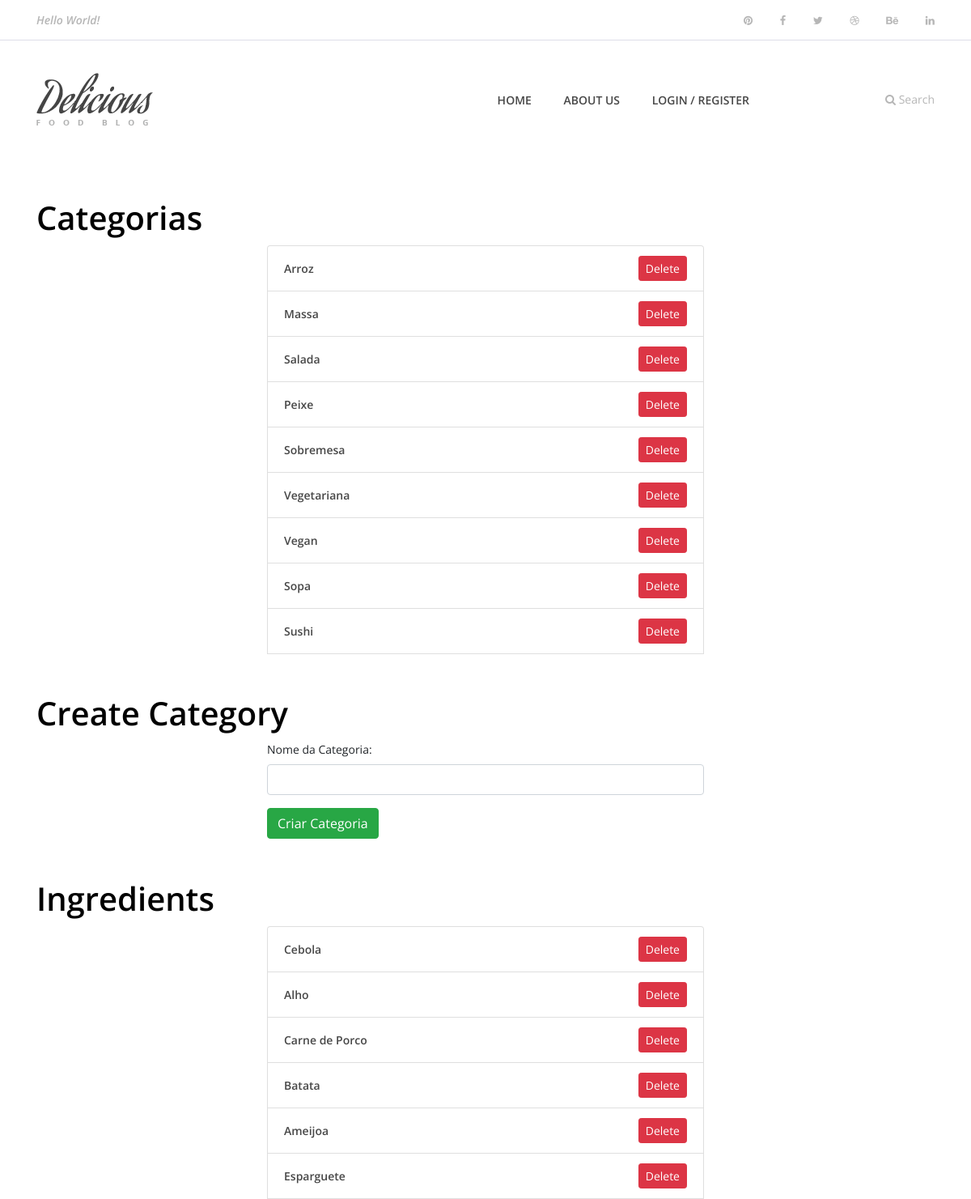
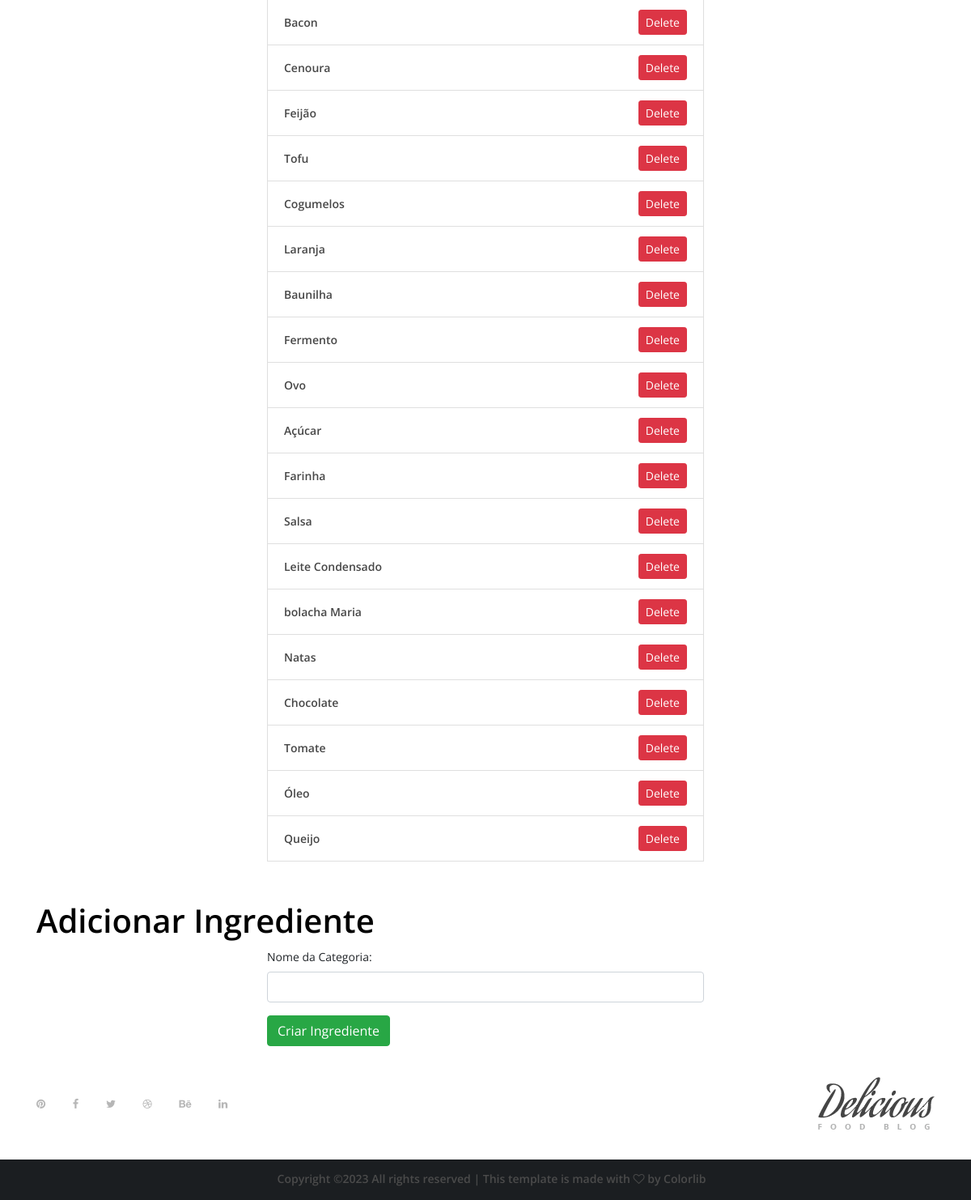
The page /adminPage/ on the database its author committed (2 pictures, top to bottom).
### app/models.py (models this page shows, shortened)
class Categoria(models.Model):
    name = models.CharField(max_length=200)

class Ingrediente(models.Model):
    nome = models.CharField(max_length=255)
    categoria = models.ForeignKey(CategoriaIngrediente, on_delete=models.SET_NULL, null=True)
    icon = models.CharField(max_length=255,null=True, blank=True)
    calorias = models.IntegerField(null=True, blank=True)

### app/views.py (the view)
# urls.py: path('adminPage/', views.adminPage, name="adminPage"),
def adminPage(request):
    categorias= Categoria.objects.all()
    ingredientes = Ingrediente.objects.all()
    return render(request, 'adminPage.html', {'categorias': categorias, 'ingredientes': ingredientes})

### app/templates/adminPage.html (shortened to what this page needs)
{% extends 'main.html' %}
{% load static %}
{% block content %}
<div class="container">
    <h1 class="mt-5">Categorias</h1>
    <div class="row">
        <div class="col-md-6 offset-md-3">
            <ul class="list-group">
                {% for cat in categorias %}
                <li class="list-group-item d-flex justify-content-between align-items-center">
                    <a href="#">{{ cat.name }}</a>
                    <button class="btn btn-danger btn-sm" data-toggle="modal" data-target="#confirmDelete{{cat.id}}">Delete</button>
                </li>
                {% empty %}
                <li class="list-group-item">Nenhuma categoria disponível.</li>
                {% endfor %}
            </ul>
        </div>
    </div>
</div>
<div class="container">
    <h1 class="mt-5">Create Category</h1>
    <div class="row">
        <div class="col-md-6 offset-md-3">
            <form method="post" action="{% url 'create_category' %}">
                <div class="form-group">
                    <label for="categoryName">Nome da Categoria:</label>
                    <input type="text" id="categoryName" name="categoryName" class="form-control" required>
                </div>
                <button type="submit" class="btn btn-success">Criar Categoria</button>
            </form>
        </div>
    </div>
</div>
<div class="container">
    <h1 class="mt-5">Ingredients</h1>
    <div class="row">
        <div class="col-md-6 offset-md-3">
            <ul class="list-group">
                {% for ing in ingredientes %}
                <li class="list-group-item d-flex justify-content-between align-items-center">
                    <a href="#">{{ ing.nome }}</a>
                    <button class="btn btn-danger btn-sm" data-toggle="modal" data-target="#delete{{ing.id}}">Delete</button>
                </li>
                {% empty %}
                <li class="list-group-item">Nenhum ingrediente disponível.</li>
                {% endfor %}
            </ul>
        </div>
    </div>
</div>
<div class="container">
    <h1 class="mt-5">Adicionar Ingrediente</h1>
    <div class="row">
        <div class="col-md-6 offset-md-3">
            <form method="post" action="{% url 'create_ingredient' %}">
                <div class="form-group">
                    <label for="ingredientName">Nome da Categoria:</label>
                    <input type="text" id="ingredientName" name="ingredientName" class="form-control" required>
                </div>
                <button type="submit" class="btn btn-success">Criar Ingrediente</button>
            </form>
        </div>
    </div>
</div>
{% endblock %}

### app/static/style.css (style rules this page uses)
* { margin: 0; padding: 0; }
body { font-family: "Open Sans", sans-serif; font-size: 14px; }
h1, h2, h3, h4, h5, h6 { color: #000000; line-height: 1.3; font-weight: 600; }
a, a:hover, a:focus { -webkit-transition-duration: 500ms; transition-duration: 500ms; text-decoration: none; outline: 0 solid transparent; color: #000000; font-weight: 600; font-size: 14px; color: #474747; }
ul, ol { margin: 0; }
ul li, ol li { list-style: none; }

### rows shown on the page
Categoria: name "Arroz"
Categoria: name "Massa"
Categoria: name "Salada"
Categoria: name "Peixe"
Categoria: name "Sobremesa"
Categoria: name "Vegetariana"
Categoria: name "Vegan"
Categoria: name "Sopa"
Categoria: name "Sushi"
Ingrediente: nome "Cebola"
Ingrediente: nome "Alho"
Ingrediente: nome "Carne de Porco"
Ingrediente: nome "Batata"
Ingrediente: nome "Ameijoa"
Ingrediente: nome "Esparguete"
Ingrediente: nome "Bacon"
Ingrediente: nome "Cenoura"
Ingrediente: nome "Feijão"
Ingrediente: nome "Tofu"
Ingrediente: nome "Cogumelos"
Ingrediente: nome "Laranja"
Ingrediente: nome "Baunilha"
Ingrediente: nome "Fermento"
Ingrediente: nome "Ovo"
Ingrediente: nome "Açúcar"
Ingrediente: nome "Farinha"
Ingrediente: nome "Salsa"
Ingrediente: nome "Leite Condensado"
Ingrediente: nome "bolacha Maria"
Ingrediente: nome "Natas"
Ingrediente: nome "Chocolate"
Ingrediente: nome "Tomate"
Ingrediente: nome "Óleo"
Ingrediente: nome "Queijo"
